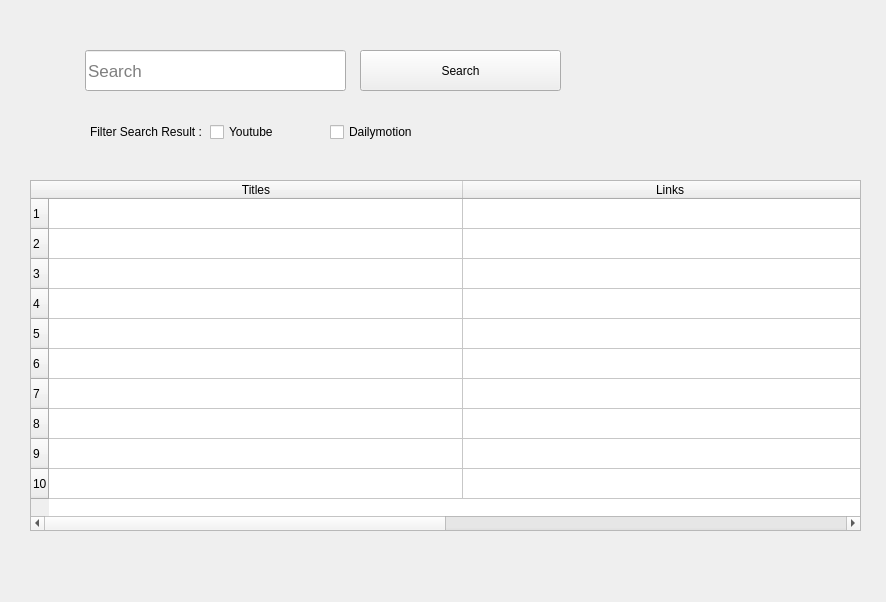
<?xml version="1.0" encoding="UTF-8"?>
<ui version="4.0">
 <class>mainMenuWidget</class>
 <widget class="QDockWidget" name="mainMenuWidget">
  <property name="geometry">
   <rect>
    <x>0</x>
    <y>0</y>
    <width>886</width>
    <height>602</height>
   </rect>
  </property>
  <property name="windowTitle">
   <string>Video Content Mining</string>
  </property>
  <widget class="QWidget" name="dockWidgetContents">
   <widget class="QPushButton" name="searchButton">
    <property name="geometry">
     <rect>
      <x>360</x>
      <y>50</y>
      <width>201</width>
      <height>41</height>
     </rect>
    </property>
    <property name="text">
     <string>Search</string>
    </property>
   </widget>
   <widget class="QTableWidget" name="tableWidget">
    <property name="geometry">
     <rect>
      <x>30</x>
      <y>180</y>
      <width>831</width>
      <height>351</height>
     </rect>
    </property>
    <property name="gridStyle">
     <enum>Qt::SolidLine</enum>
    </property>
    <property name="rowCount">
     <number>10</number>
    </property>
    <property name="columnCount">
     <number>2</number>
    </property>
    <attribute name="horizontalHeaderCascadingSectionResizes">
     <bool>true</bool>
    </attribute>
    <attribute name="horizontalHeaderDefaultSectionSize">
     <number>414</number>
    </attribute>
    <attribute name="horizontalHeaderMinimumSectionSize">
     <number>34</number>
    </attribute>
    <attribute name="horizontalHeaderShowSortIndicator" stdset="0">
     <bool>true</bool>
    </attribute>
    <attribute name="horizontalHeaderStretchLastSection">
     <bool>false</bool>
    </attribute>
    <row/>
    <row/>
    <row/>
    <row/>
    <row/>
    <row/>
    <row/>
    <row/>
    <row/>
    <row/>
    <column>
     <property name="text">
      <string>Titles</string>
     </property>
    </column>
    <column>
     <property name="text">
      <string>Links</string>
     </property>
    </column>
   </widget>
   <widget class="QLineEdit" name="lineEdit">
    <property name="geometry">
     <rect>
      <x>85</x>
      <y>50</y>
      <width>261</width>
      <height>41</height>
     </rect>
    </property>
    <property name="font">
     <font>
      <pointsize>13</pointsize>
      <kerning>true</kerning>
     </font>
    </property>
    <property name="placeholderText">
     <string>Search</string>
    </property>
   </widget>
   <widget class="QWidget" name="">
    <property name="geometry">
     <rect>
      <x>90</x>
      <y>120</y>
      <width>354</width>
      <height>24</height>
     </rect>
    </property>
    <layout class="QGridLayout" name="gridLayout">
     <item row="0" column="0">
      <widget class="QLabel" name="label">
       <property name="text">
        <string>Filter Search Result :</string>
       </property>
      </widget>
     </item>
     <item row="0" column="1">
      <widget class="QCheckBox" name="checkBox">
       <property name="text">
        <string>Youtube</string>
       </property>
      </widget>
     </item>
     <item row="0" column="2">
      <widget class="QCheckBox" name="checkBox_2">
       <property name="text">
        <string>Dailymotion</string>
       </property>
      </widget>
     </item>
    </layout>
   </widget>
  </widget>
 </widget>
 <resources/>
 <connections/>
</ui>
